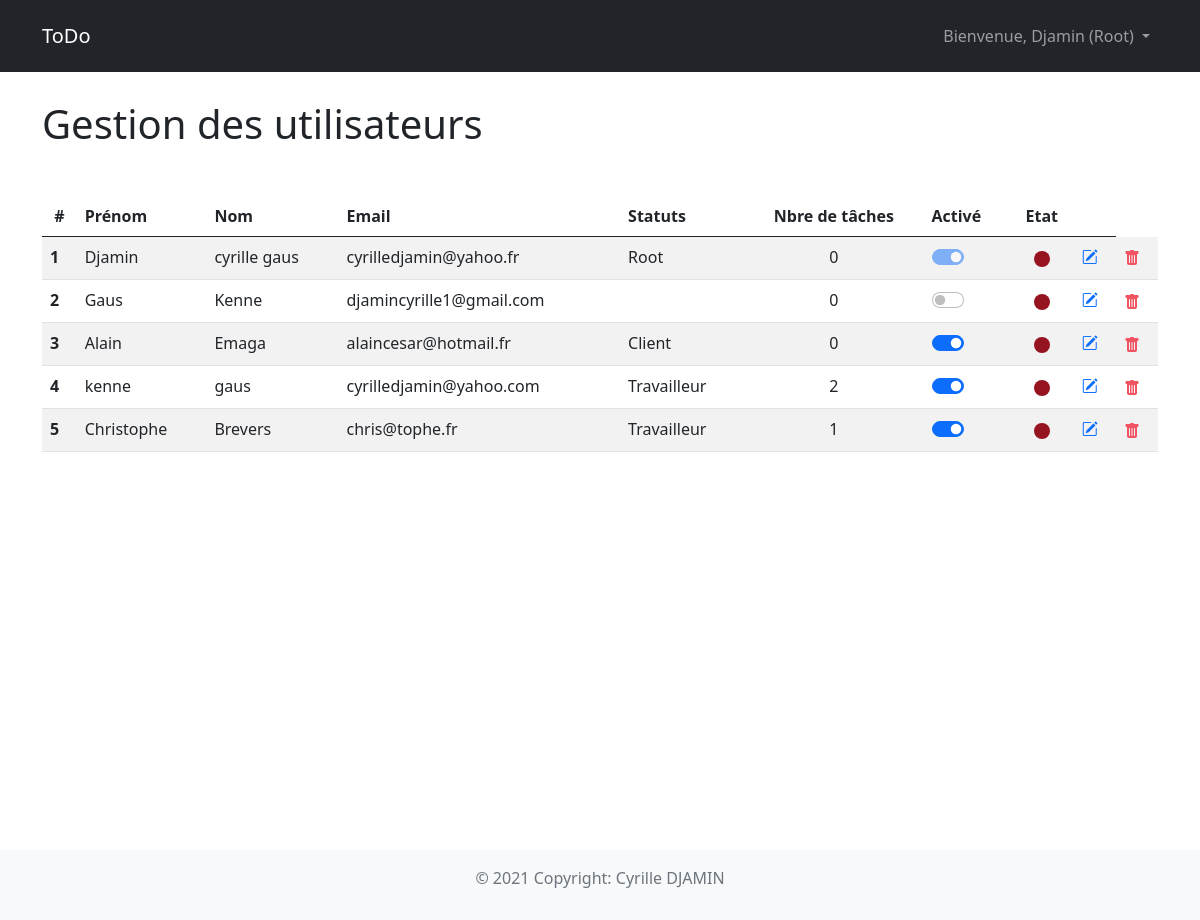
Before: /index.php?page=manage_users (signed in) with the older database file.
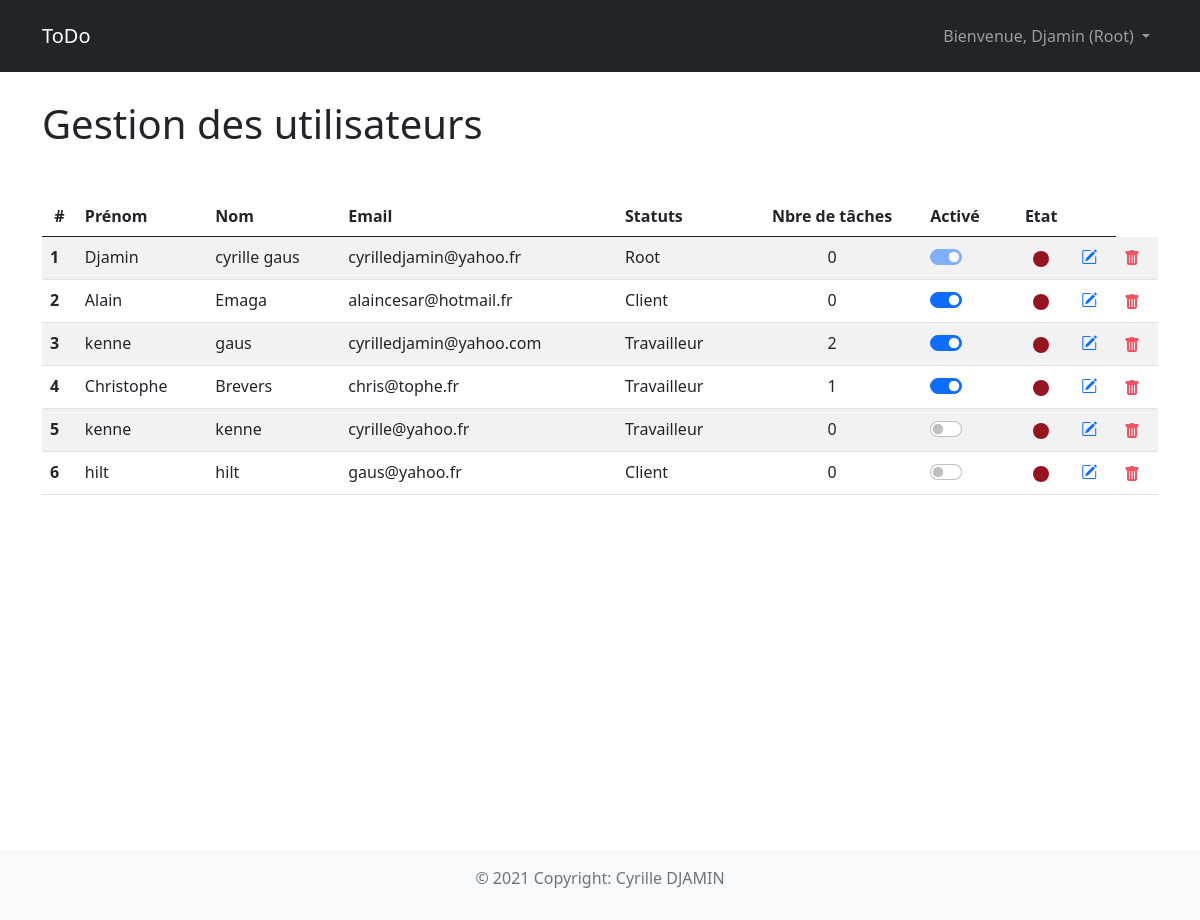
After: the same page with the newer database file.
### tables this page shows
CREATE TABLE IF NOT EXISTS `user` (
  `id` int(11) NOT NULL AUTO_INCREMENT,
  `last_name` varchar(255) NOT NULL,
  `first_name` varchar(255) NOT NULL,
  `email` varchar(255) NOT NULL,
  `phone` varchar(255) NOT NULL,
  `password` varchar(255) NOT NULL,
  `isconnected` enum('Client','Travailleur','Root','Disconnected') NOT NULL DEFAULT 'Disconnected',
  `statuts` varchar(255) NOT NULL,
  `activated` tinyint(1) NOT NULL DEFAULT '0',
  PRIMARY KEY (`id`)
);

### models/db_connection.php (called while the page is built, shortened)
<?php
class Database {
    private static $instance;
    private $_host = 'localhost';
    private $_database = 'djamin-exam';
    private $_username = 'root';
    private $_password = '76416558Gaus';
    private function __construct() {
        try {
            $this->connection = new PDO('mysql:host='.$this->_host.';dbname='.$this->_database.';charset=utf8', $this->_username, $this->_password);
        } catch(Exception $e) {
            die('Erreur : '.$e->getMessage());
        }
    }
    public static function getInstance() {
        if(!self::$instance) {
            self::$instance = new Database();
        }
        return self::$instance;
    }
}

### models/user.php (called while the page is built, shortened)
<?php
function getUsers() {
    $bdd = Database::getInstance();
    try {
        $req = $bdd->connection->prepare("
            SELECT
            U.id,
            U.last_name,
            U.first_name,
            U.email,
            U.phone,
            U.isconnected,
            U.statuts,
            U.activated,
            COUNT(T.id) AS nbre_taches
            FROM user U
            LEFT JOIN tache T ON T.id_utilisateur = U.id
            GROUP BY U.id
        ");
        $req->execute();
        $users = $req->fetchAll();
        return $users;
    } catch(Exception $e) {
        die('Erreur : '.$e->getMessage());
    }
}

### Views/pages/manage_users.php (the view, shortened to what this page needs)
<?php include_once(__DIR__ . '/../partials/header.php'); ?>
    <main class='main-content container main-container'>
      <h1>Gestion des utilisateurs</h1>
      <div class="mt-5">
        <table class="table table-striped table-hover">
            <thead>
                <tr>
                    <th class="text-center" scope="col">#</th>
                    <th scope="col">Prénom</th>
                    <th scope="col">Nom</th>
                    <th scope="col">Email</th>
                    <th scope="col">Statuts</th>
                    <th class="text-center" scope="col">Nbre de tâches</th>
                    <th scope="col">Activé</th>
                    <th class="text-center" scope="col">Etat</th>
                    <th></th>
                </tr>
            </thead>
            <tbody>
                <?php foreach($users as $index=>$user): ?>
                <tr>
                    <th scope="row"><?= $index + 1 ?></th>
                    <td><?= $user["first_name"] ?></td>
                    <td><?= $user["last_name"] ?></td>
                    <td><?= $user["email"] ?></td>
                    <td><?= implode(" - ", unserialize($user["statuts"])) ?></td>
                    <td class="text-center"><?= $user['nbre_taches'] ?></td>
                    <td>
                        <div class="form-check form-switch">
                            <input class="form-check-input" data-host="<?= HOST_URL ?>" onchange="activerUtilisateur(this, <?= $user['id'] ?>)" type="checkbox" name="activer_user_<?= $user['id'] ?>" id="id_activer_user_<?= $user['id'] ?>" <?php  if ($_SESSION['user']['id'] == $user["id"]) { echo "checked disabled"; } else { if ($user["activated"] == 1) { echo "checked"; } } ?> />
                        </div>
                    </td>
                    <td class="text-center">
                        <svg xmlns="http://www.w3.org/2000/svg" width="16" height="16" fill="<?= $user['isconnected'] == 'Disconnected' ? '#961320' : 'green' ?>" class="bi bi-circle-fill" viewBox="0 0 16 16">
                            <circle cx="8" cy="8" r="8"></circle>
                        </svg>
                    </td>
                    <td>
                        <a href="index.php?page=user_edit&user_id=<?= $user["id"] ?>">
                            <i class="bi bi-pencil-square"></i>
                        </a>
                    </td>
                    <td>
                        <a href="#" onclick="supprimerUser('<?= HOST_URL ?>', <?= $user['id'] ?>)">
                        </a>
                    </td>
                </tr>
                <?php endforeach; ?>
            </tbody>
        </table>
      </div>
    </main>
<?php include_once(__DIR__ . '/../partials/footer.php'); ?>

### index.php (shortened to what this page needs)
<?php
include_once('Models/db_connection.php');
if (!isset($_GET['page']) OR $_GET['page'] == 'index') {
    include_once('Controllers/index.php');
} elseif($_GET['page'] == 'login'){
    include_once('Controllers/login.php');
} elseif($_GET['page'] == 'settings'){
    include_once('Controllers/settings.php');
} elseif($_GET['page'] == 'signup'){
    include_once('Controllers/signup.php');
} elseif($_GET['page'] == 'dashboard'){
    include_once('Controllers/dashboard.php');
} elseif($_GET['page'] == 'manage_users'){
    include_once('Controllers/manage_users.php');
} elseif($_GET['page'] == 'user_edit'){
    include_once('Controllers/user_edit.php');
} elseif($_GET['page'] == 'task_add'){
    include_once('Controllers/task_add.php');
} elseif($_GET['page'] == 'task_delete'){
    include_once('Controllers/task_delete.php');
} elseif($_GET['page'] == 'logout'){
    include_once('Controllers/logout.php');
} elseif($_GET['page'] == 'user_delete'){
    include_once('Controllers/user_delete.php');
}
else {
    header('Location: index.php');
}

### controllers/manage_users.php (shortened to what this page needs)
<?php
include_once('Models/user.php');
if(isset($_SESSION['user'])){
    if ($_SESSION['user']['isconnected'] == 'Root') {
        $users = getUsers();
        include_once('Views/pages/manage_users.php');
    } else {
        header('Location: index.php?page=dashboard');
    }
} else {
    header('Location: index.php?page=login');
}

### Views/partials/header.php (shortened to what this page needs)
<!DOCTYPE html>
<html lang="en">
  <head>
    <link
      href="https://cdn.jsdelivr.net/npm/bootstrap@5.0.1/dist/css/bootstrap.min.css"
      rel="stylesheet"
    />
    <link
      rel="stylesheet"
      href="https://cdn.jsdelivr.net/npm/bootstrap-icons@1.3.0/font/bootstrap-icons.css"
    />
    <link rel="stylesheet" type="text/css" href="./views/css/flatpickr.min.css">
    <link rel="stylesheet" href="./views/css/style.css" />
    <link rel="stylesheet" href="./views/css/chat.css" />
  </head>
  <body class="h-100">
    <nav class="py-3 navbar navbar-expand-lg bg-dark navbar-dark fixed-top">
      <div class="container">
        <a href="index.php?page=index" class="navbar-brand">ToDo</a>
        <div class="collapse navbar-collapse" id="navmenu">
          <ul class="navbar-nav ms-auto">
            <li class="nav-item dropdown">
                <a class="nav-link dropdown-toggle" href="#" id="navbarDarkDropdownMenuLink" role="button" data-bs-toggle="dropdown" aria-expanded="false">
                    Bienvenue,
                    <?php if (isset($_SESSION['user'])): ?>
                        <?= $_SESSION['user']['isconnected'] == 'Root' ? $_SESSION['user']['first_name'] .  " (Root)" : $_SESSION['user']['first_name'] ?>
                    <?php else: ?>
                        <?= "visiteur" ?>
                    <?php endif; ?>
                </a>
            </li>
          </ul>
        </div>
      </div>
    </nav>

### Views/partials/footer.php (shortened to what this page needs)
<footer class="footer mt-auto py-3 bg-light">
      <div class="container text-center">
        <span class="text-muted">© 2021 Copyright: Cyrille DJAMIN</span>
      </div>
    </footer>
  </body>
</html>

### Views/css/style.css (style rules this page uses)
.main-container { padding-top: 100px; }
footer { height: 70px; bottom: 0; width: 100%; }
.main-content { min-height: 850px !important; }

Changed rows visible on the page:
removed user: first_name "Gaus", last_name "Kenne", email "djamincyrille1@gmail.com", nbre_taches "0"
added user: first_name "kenne", last_name "kenne", email "cyrille@yahoo.fr", statuts "Travailleur", nbre_taches "0"
added user: first_name "hilt", last_name "hilt", email "gaus@yahoo.fr", statuts "Client", nbre_taches "0"
